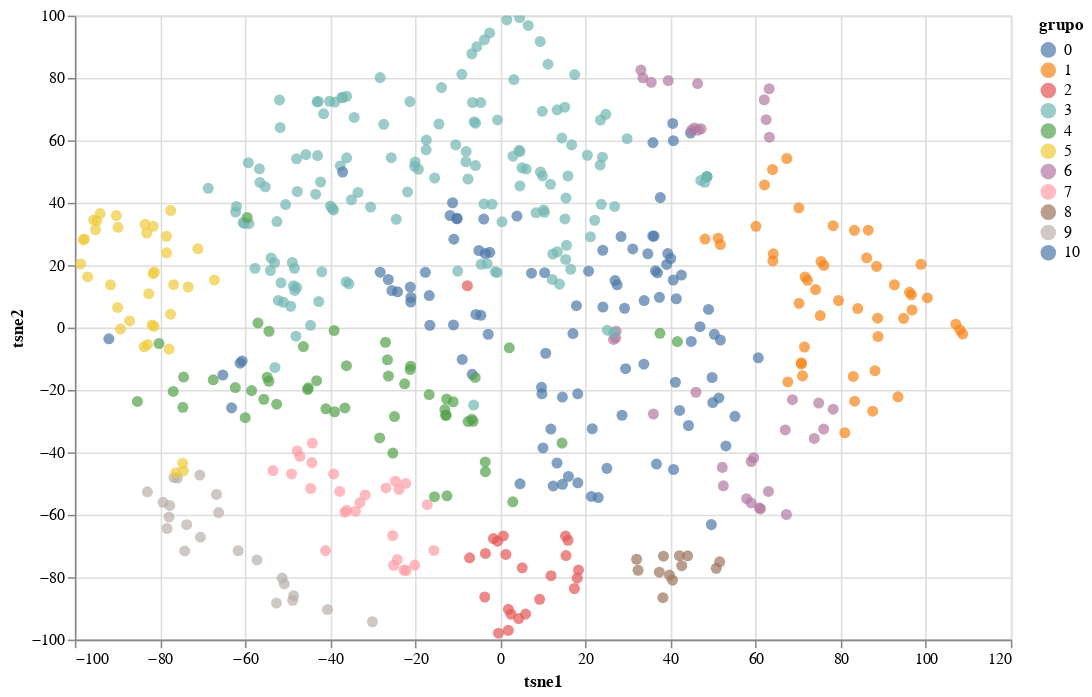

Notebook source saved alongside this figure:
### Code cell
relatos1 = relato_topico.assign(grupo = labels, 
                              tsne1 = relatos_embedded[:,0], tsne2 = relatos_embedded[:,1])
width = 600
height = 400
alt.Chart(relatos1.sample(500)).mark_circle(
    opacity = .7,
    size = 50
).encode(
    x = 'tsne1',
    y = 'tsne2', 
    color = 'grupo:N',
    tooltip = [str(c) for c in relatos1.columns]
).interactive().properties(
    width=width,
    height=height
)

### Figure 1 — Vega-Lite specification as saved in the notebook (floating-point values rounded to 4 significant figures; data arrays with more than 128 entries replaced by an {"elided": "..."} marker saying what was removed)
{"config": {"view": {"continuousWidth": 300, "continuousHeight": 300}}, "data": {"name": "data-db6eda286891ab9a28f1e085e77573ef"}, "mark": {"type": "circle", "opacity": 0.7, "size": 50}, "encoding": {"color": {"field": "grupo", "type": "nominal"}, "tooltip": [{"field": "Relato_Index", "type": "quantitative"}, {"field": "Topic 1", "type": "quantitative"}, {"field": "Topic 2", "type": "quantitative"}, {"field": "Topic 3", "type": "quantitative"}, {"field": "Topic 4", "type": "quantitative"}, {"field": "Topic 5", "type": "quantitative"}, {"field": "Topic 6", "type": "quantitative"}, {"field": "Topic 7", "type": "quantitative"}, {"field": "Topic 8", "type": "quantitative"}, {"field": "Topic 9", "type": "quantitative"}, {"field": "Topic 10", "type": "quantitative"}, {"field": "Topic 11", "type": "quantitative"}, {"field": "Topic 12", "type": "quantitative"}, {"field": "Topic 13", "type": "quantitative"}, {"field": "Topic 14", "type": "quantitative"}, {"field": "Topic 15", "type": "quantitative"}, {"field": "Topic 16", "type": "quantitative"}, {"field": "Topic 17", "type": "quantitative"}, {"field": "Topic 18", "type": "quantitative"}, {"field": "Topic 19", "type": "quantitative"}, {"field": "Topic 20", "type": "quantitative"}, {"field": "grupo", "type": "quantitative"}, {"field": "tsne1", "type": "quantitative"}, {"field": "tsne2", "type": "quantitative"}], "x": {"field": "tsne1", "type": "quantitative"}, "y": {"field": "tsne2", "type": "quantitative"}}, "height": 400, "params": [{"name": "param_6", "select": {"type": "interval", "encodings": ["x", "y"]}, "bind": "scales"}], "width": 600, "$schema": "https://vega.github.io/schema/vega-lite/v5.17.0.json", "datasets": {"data-db6eda286891ab9a28f1e085e77573ef": {"elided": "500 records"}}}
